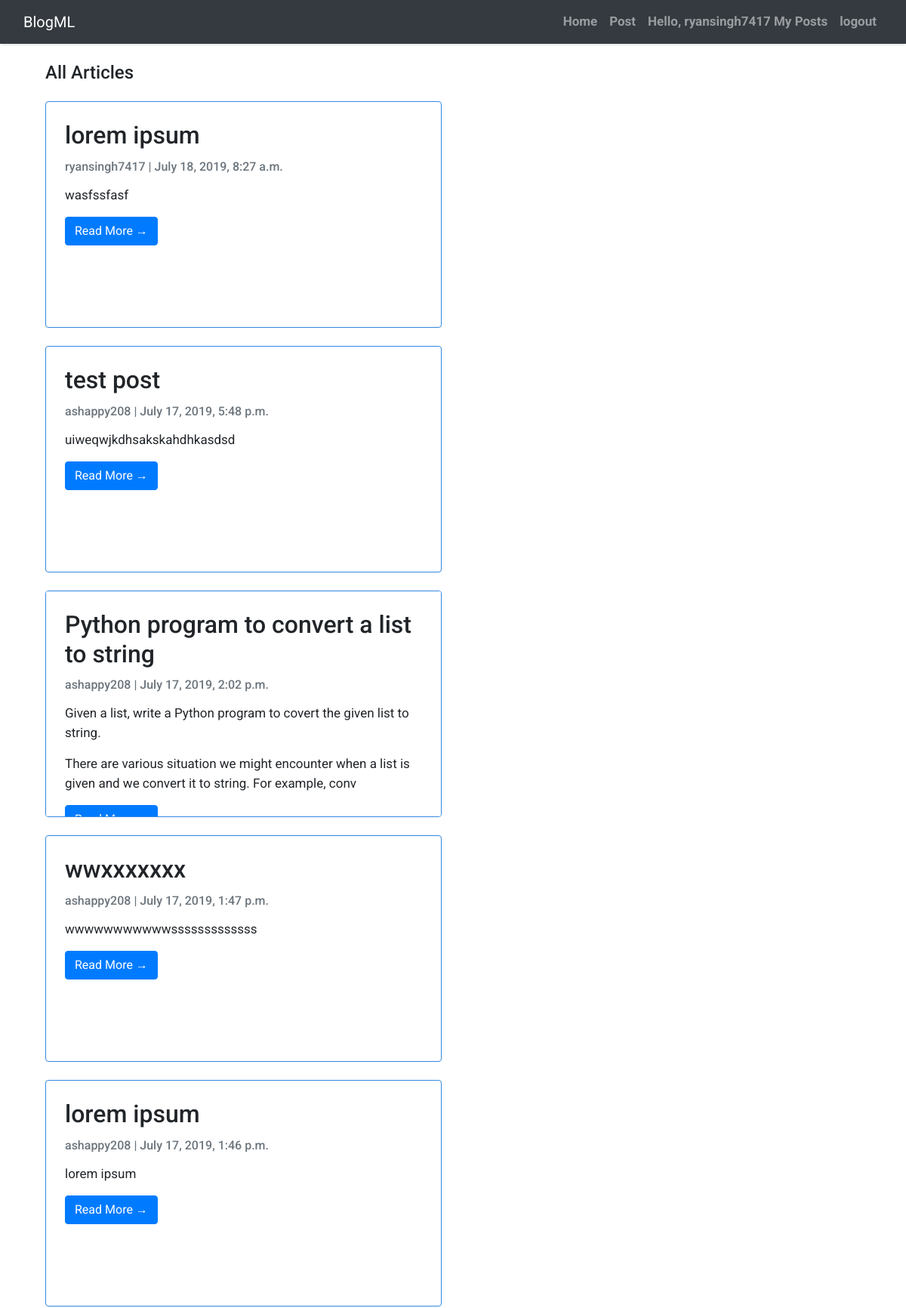
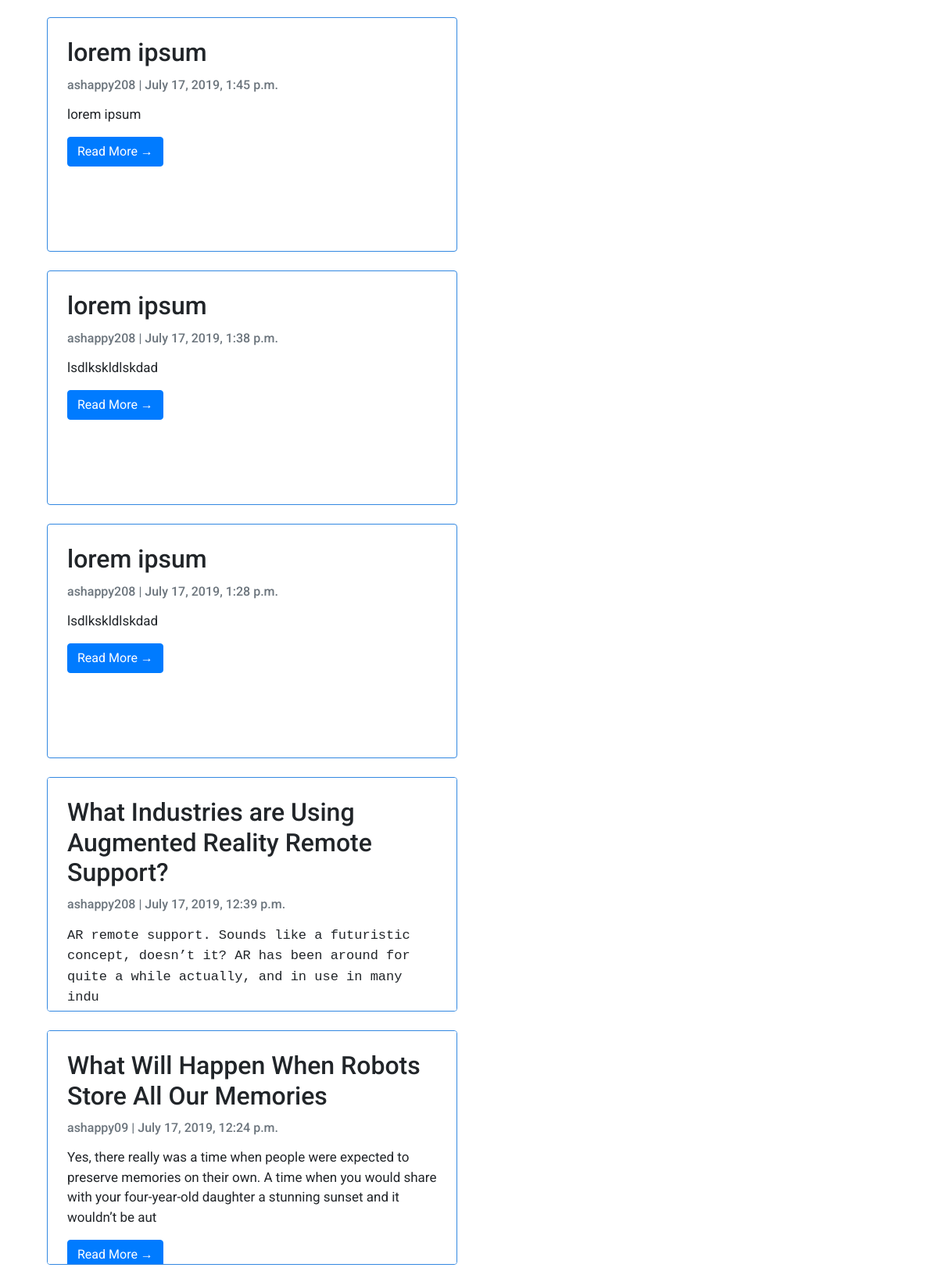
Page /postlist/ (signed in, upper part) on the committed database (2 pictures, top to bottom).
### dashboard/models.py (models this page shows, shortened)
class Post(models.Model):
    author = models.ForeignKey(settings.AUTH_USER_MODEL, on_delete=models.CASCADE)
    title = models.CharField(max_length=200)
    text = RichTextUploadingField()
    created_date = models.DateTimeField(default=timezone.now)
    published_date = models.DateTimeField(blank=True, null=True)
    topic = models.CharField(max_length=10,default = -1)
    objects = models.Manager

### dashboard/views.py (the view)
# urls.py: path('postlist/',views.getallpost,name = 'postlist'),
def getallpost(request):
    post = Post.objects.order_by('-published_date')
    return render(request,'postlist.html',{'post_list':post,'info':"All Articles"})

### dashboard/templates/postlist.html (shortened to what this page needs)
{% extends 'base.html' %} {% block content %}
<div class="container">
<div class="col-md-6 mt-3 ">
        <h4 class=" site-heading my-4 mt-3 text-black">{{info}}</h4>
        {% for object in post_list %}
        <div class="card mb-4">
            <div class="card-body">
                <h2 class="card-title">{{ object.title }}</h2>
                <p class="card-text text-muted h6">{{ object.author }} | {{ object.published_date}} </p>
                <p class = "card-text">{{ object.text|safe|slice:200 }}</p>
                <a href="{% url 'post_detail' pk=object.pk  %}" class="btn btn-primary">Read More &rarr;</a>
            </div>
        </div>
        {% endfor %}
    </div>
</div>
    {% endblock content %}

### dashboard/templates/base.html (shortened to what this page needs)
<!DOCTYPE html>
<html>
    <head>
        <link rel="stylesheet" href="https://maxcdn.bootstrapcdn.com/bootstrap/4.0.0/css/bootstrap.min.css"
 />
    </head>
    <body>
        <nav class="navbar navbar-expand-lg navbar-dark bg-dark shadow" id="mainNav">
            <div class="container-fluid">
                <a class="navbar-brand" href="{% url 'home' %}">BlogML</a>
                <div class="collapse navbar-collapse" id="navbarResponsive">
                    <ul class="navbar-nav ml-auto">
                          <li class="nav-item text-black">
                            <a class="nav-link text-black font-weight-bold" href="{% url 'index' %}">Home</a>
                        </li>
                        {% if user.is_authenticated %}
                        <li class="nav-item text-black">
                                <a class="nav-link text-black font-weight-bold" href="{% url 'post_new' %}">Post</a>
                            </li>
                        <li class="nav-item text-black">
                            <a class="nav-link text-black font-weight-bold" href="{% url 'postlist/user' %}">Hello, {{user.username}} My Posts</a>
                        </li>
                        <li class="nav-item text-black">
                            <a class="nav-link text-black font-weight-bold" href="{% url 'logout' %}">logout</a>
                        </li>
                        {% else %}
                        <li class="nav-item text-black">
                                <a class="nav-link text-black font-weight-bold" href="{% url 'social:begin' 'google-oauth2' %}">Login with Google</a>
                            </li>
                        {% endif %}
                    </ul>
                </div>
            </div>
        </nav>
        {% block content %}{% endblock content %}
    </body>
</html>

### dashboard/templates/base.html (style rules this page uses)
body { font-family: "Roboto", sans-serif; font-size: 17px; background-color: white; }
.shadow { box-shadow: 0 4px 2px -2px rgba(0, 0, 0, 0.1); }
.card { padding: 5px; background: white; height : 300px; overflow: auto; border: 1px solid #3388E1; }

### rows in the picture
Post: title "lorem ipsum", author "ryansingh7417", published_date "July 18, 2019, 8:27 a.m.", text "wasfssfasf"
Post: title "test post", author "ashappy208", published_date "July 17, 2019, 5:48 p.m.", text "uiweqwjkdhsakskahdhkasdsd"
Post: title "Python program to convert a list to string", author "ashappy208", published_date "July 17, 2019, 2:02 p.m.", text "Given a list, write a Python program to covert the given list to string. There are various situation we might encounter when a list is given and we convert it to string. For example, conv"
Post: title "wwxxxxxxx", author "ashappy208", published_date "July 17, 2019, 1:47 p.m.", text "wwwwwwwwwwwsssssssssssss"
Post: title "lorem ipsum", author "ashappy208", published_date "July 17, 2019, 1:46 p.m.", text "lorem ipsum"
Post: title "lorem ipsum", author "ashappy208", published_date "July 17, 2019, 1:45 p.m.", text "lorem ipsum"
Post: title "lorem ipsum", author "ashappy208", published_date "July 17, 2019, 1:38 p.m.", text "lsdlkskldlskdad"
Post: title "lorem ipsum", author "ashappy208", published_date "July 17, 2019, 1:28 p.m.", text "lsdlkskldlskdad"
Post: title "What Industries are Using Augmented Reality Remote Support?", author "ashappy208", published_date "July 17, 2019, 12:39 p.m.", text "AR remote support. Sounds like a futuristic concept, doesn’t it? AR has been around for quite a while actually, and in use in many indu"
Post: title "What Will Happen When Robots Store All Our Memories", author "ashappy09", published_date "July 17, 2019, 12:24 p.m.", text "Yes, there really was a time when people were expected to preserve memories on their own. A time when you would share with your four-year-old daughter a stunning sunset and it wouldn’t be aut"

### other values in the picture
{{ user.username }} "ryansingh7417"
{{ info }} "All Articles"
